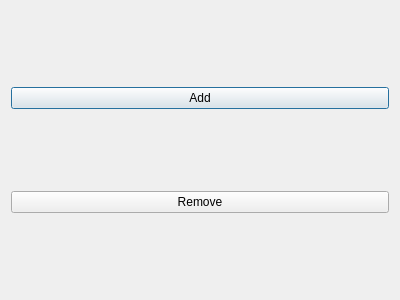
<?xml version="1.0" encoding="UTF-8"?>
<ui version="4.0">
 <class>Dialog</class>
 <widget class="QDialog" name="Dialog">
  <property name="geometry">
   <rect>
    <x>0</x>
    <y>0</y>
    <width>400</width>
    <height>300</height>
   </rect>
  </property>
  <property name="windowTitle">
   <string>Dialog</string>
  </property>
  <layout class="QVBoxLayout" name="verticalLayout">
   <item>
    <layout class="QHBoxLayout" name="horizontalLayout"/>
   </item>
   <item>
    <widget class="QPushButton" name="pushButton">
     <property name="text">
      <string>Add</string>
     </property>
    </widget>
   </item>
   <item>
    <widget class="QPushButton" name="pushButton_2">
     <property name="text">
      <string>Remove</string>
     </property>
    </widget>
   </item>
  </layout>
 </widget>
 <layoutdefault spacing="6" margin="11"/>
 <resources/>
 <connections/>
</ui>
